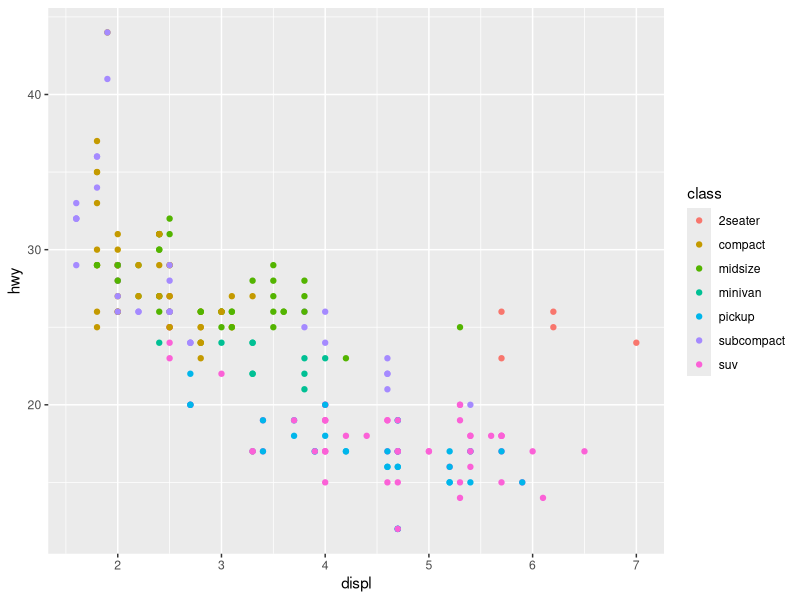
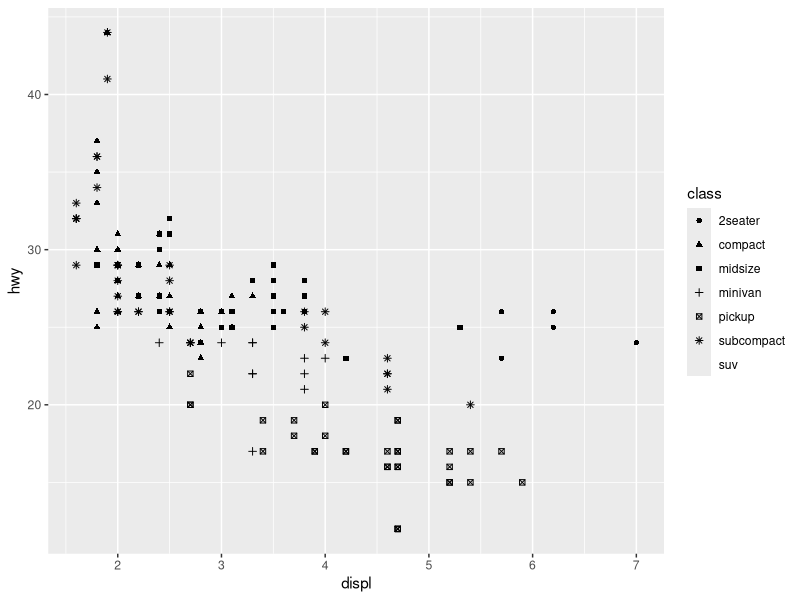
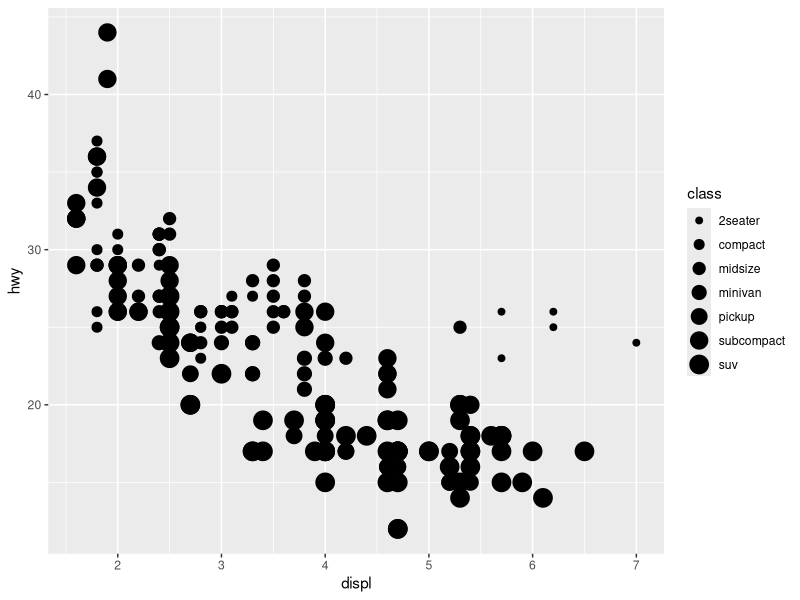
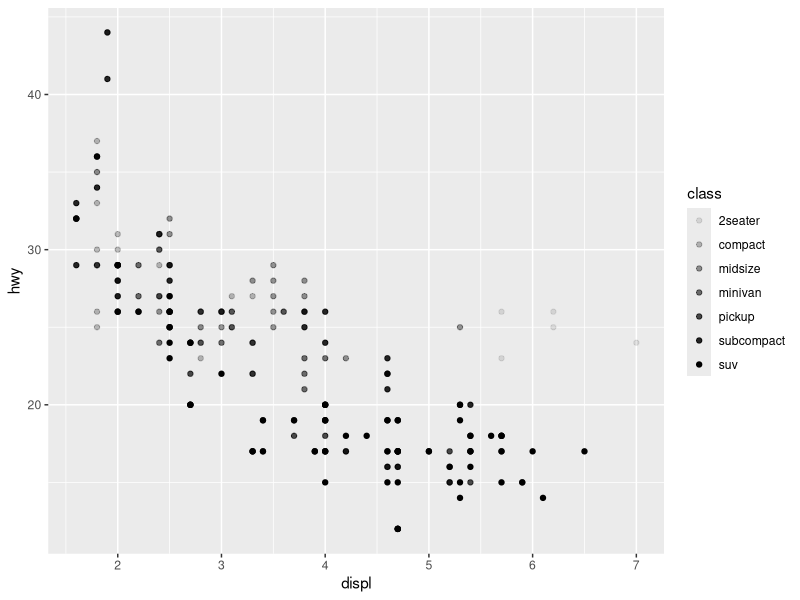
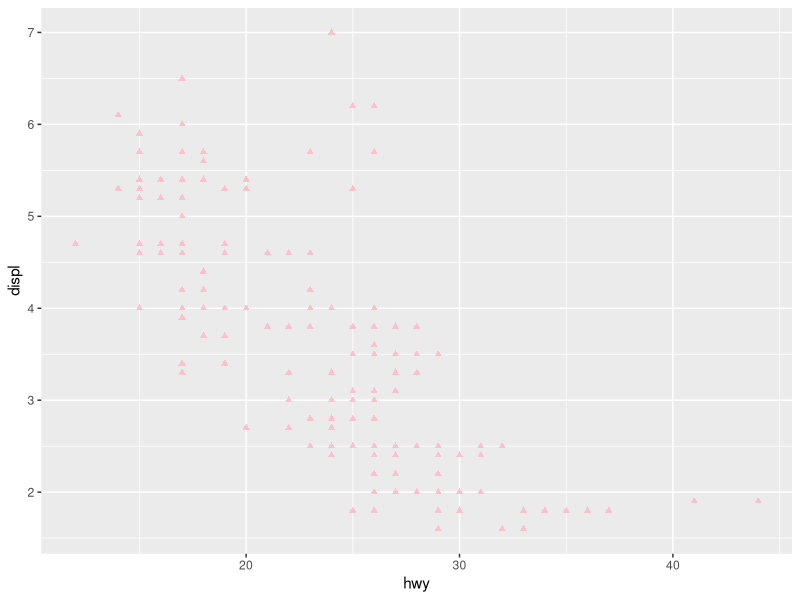
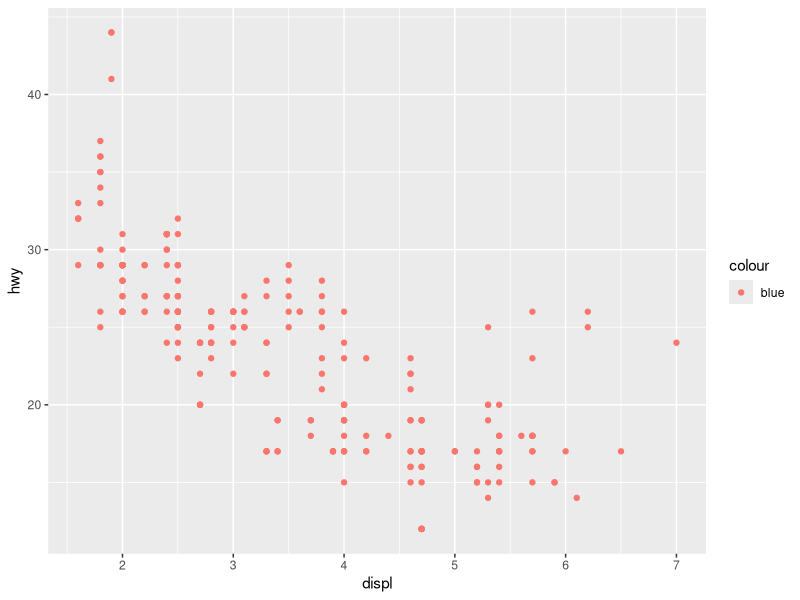
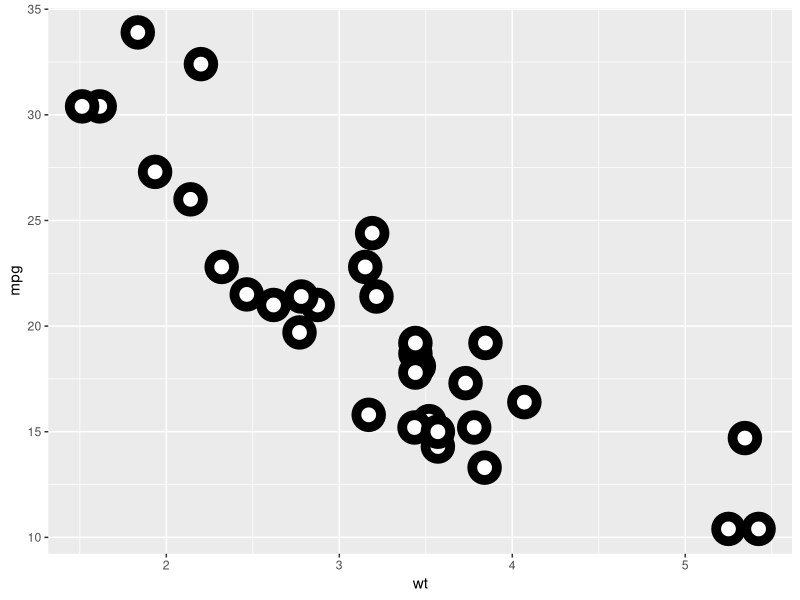
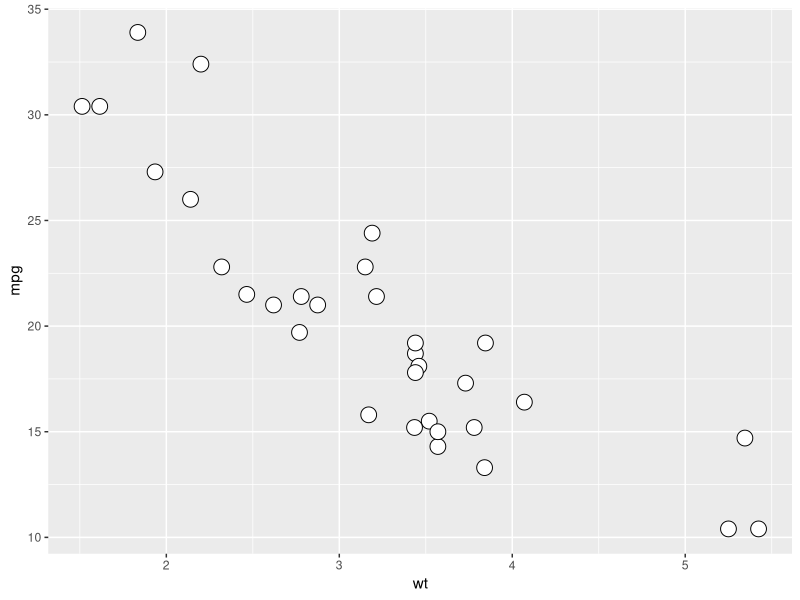

Generate these figures, in order, with R:
## ---- chunk 1
library(tidyverse)

mpg # modelos automóviles
## ---- chunk 2
ggplot(mpg, aes(x = displ, y = hwy, color = class)) +
  geom_point()

ggplot(mpg, aes(x = displ, y = hwy, shape = class)) +
  geom_point()

# Left
ggplot(mpg, aes(x = displ, y = hwy, size = class)) +
  geom_point()
#> Warning: Using size for a discrete variable is not advised.

# Right
ggplot(mpg, aes(x = displ, y = hwy, alpha = class)) +
  geom_point()
#> Warning: Using alpha for a discrete variable is not advised.
## ---- chunk 3
ggplot(mpg, aes(x = hwy, y = displ))+
  geom_point(shape = 17, color = "pink")
## ---- chunk 4
ggplot(mpg) + 
  geom_point(aes(x = displ, y = hwy, color = "blue"))

# Por el aes dentro de geom_point(), me tinca que es porque no se, como que el color azul se le asigna a otra cosa que no se ve acá

# Respuesta gemini: El código no genera puntos azules porque colocaste color = "blue" dentro de la función aes(). En ggplot2, todo lo que se escribe dentro de aes() se interpreta como una variable de los datos que se debe mapear (por lo que R crea una categoría ficticia llamada "blue" y le asigna un color por defecto de su paleta, usualmente rojo); para fijar un color estático para todos los puntos, debes escribir color = "blue" fuera de aes(), es decir, directamente como un argumento de geom_point(aes(x = displ, y = hwy), color = "blue").
## ---- chunk 5
?geom_point

# Use the stroke aesthetic to modify the width of the border

ggplot(mtcars, aes(wt, mpg)) +
  geom_point(shape = 21, colour = "black", fill = "white", size = 5, stroke = 5)

ggplot(mtcars, aes(wt, mpg)) +
  geom_point(shape = 21, colour = "black", fill = "white", size = 5)


## ---- chunk 6
ggplot(mpg, aes(x = hwy, y = drv))+
  geom_point(shape = 17, color = "pink")

ggplot(mpg, aes(x = hwy, y = drv, color = displ < 5))+
  geom_point(shape = 17, color = "pink")

# no veo diferencias...

glimpse(mpg)

ggplot(mpg, aes(x = hwy, y = drv, color = displ < 1))+
  geom_point(shape = 17, color = "pink")

# Error lo que hice! Va así, gracias GEMINI:

ggplot(mpg) +
  geom_point(aes(x = displ, y = hwy, color = displ < 5))
## ---- chunk 7
# Left
ggplot(mpg, aes(x = displ, y = hwy, shape = drv)) + # forma solo punto, no linea
  geom_smooth()

# Right
ggplot(mpg, aes(x = displ, y = hwy, linetype = drv)) + # así línea!!
  geom_smooth()

# quizás así se ve mejor, 2 geometrias un mismo gráfico:
ggplot(mpg, aes(x = displ, y = hwy, color = drv)) + 
  geom_point() +
  geom_smooth(aes(linetype = drv))
## ---- chunk 8
ggplot(mpg, aes(x = displ, y = hwy)) +
  geom_smooth(aes(group = drv)) #sin leyenda

# Right
ggplot(mpg, aes(x = displ, y = hwy)) +
  geom_smooth(aes(color = drv), show.legend = FALSE)
## ---- chunk 9
ggplot(mpg, aes(x = displ, y = hwy)) + 
  geom_point(aes(color = class)) + 
  geom_smooth()
## ---- chunk 10
ggplot(mpg, aes(x = displ, y = hwy)) + 
  geom_point() + 
  geom_point(
    data = mpg |> filter(class == "2seater"), 
    color = "red"  # para círculo rojo
  ) +
  geom_point(
    data = mpg |> filter(class == "2seater"), 
    shape = "circle open", size = 3, color = "red" # para el borde rojo
  )
## ---- chunk 11
ggplot(mpg, aes(x = hwy)) +
  geom_histogram(binwidth = 2)

ggplot(mpg, aes(x = hwy)) +
  geom_density()

ggplot(mpg, aes(x = hwy)) +
  geom_boxplot()
## ---- chunk 12
library(ggridges)

ggplot(mpg, aes(x = hwy, y = drv, fill = drv, color = drv)) +
  geom_density_ridges(alpha = 0.5, show.legend = FALSE)
#> Picking joint bandwidth of 1.28

# duda para mi, cual es la diferencia con:
ggplot(mpg, aes(x = hwy, y = drv, fill = drv, color = drv)) +
  geom_density() #claro no se ve nada

ggplot(mpg, aes(x = hwy)) +
  facet_wrap(~drv)+
  geom_density() 
  
## ---- chunk 13
glimpse(mpg)
ggplot(mpg, aes(x = cty, y = displ)) +
  geom_line()+
  geom_point() 

#cty es categorica al parecer pero horrible
## ---- chunk 14
ggplot(mpg, aes(x = displ, y = hwy)) +
  geom_smooth(aes(color = drv), show.legend = FALSE)

ggplot(mpg, aes(x = displ, y = hwy)) +
  geom_smooth(aes(color = drv))

# para que no se muestre la leyenda literalmente
## ---- chunk 15
?geom_smooth
# se: Display confidence band around smooth? (TRUE by default, see level to control.)

ggplot(mpg, aes(x = displ, y = hwy)) +
  geom_smooth(aes(color = drv), se = FALSE) #le sacamos el error o la banda de confianza alrededor
## ---- chunk 16
ggplot(mpg, aes(x = displ, y = hwy))+
  geom_point()+
  geom_smooth()

ggplot(mpg, aes(x = displ, y = hwy))+
  geom_point()+
  geom_smooth(aes(group = drv))

ggplot(mpg, aes(x = displ, y = hwy, color = drv))+
  geom_point()+
  geom_smooth()

ggplot(mpg, aes(x = displ, y = hwy))+
  geom_point(aes(color = drv))+
  geom_smooth()

ggplot(mpg, aes(x = displ, y = hwy, linetype = drv))+
  geom_point(aes(color = drv))+
  geom_smooth()

ggplot(mpg, aes(x = displ, y = hwy, linetype = drv))+
  geom_point(aes(color = drv)) +
  geom_point(shape = "circle open", size = 3, color = "white", stroke = 1)
# stroke es grosor del borde
## ---- chunk 17
# una faceta:

ggplot(mpg, aes(x = displ, y = hwy)) + 
  geom_point() + 
  facet_wrap(~cyl)

# 2 variables:

ggplot(mpg, aes(x = displ, y = hwy)) + 
  geom_point() + 
  facet_grid(drv ~ cyl)
## ---- chunk 18
ggplot(mpg, aes(x = displ, y = hwy)) + 
  geom_point() + 
  facet_grid(drv ~ cyl, scales = "free")
## ---- chunk 19
glimpse(mpg)
ggplot(mpg, aes(x = cyl, y = hwy)) + 
  geom_point() + 
  facet_wrap(~displ)

# igual deja hacerlo pero no se ve muy bien
## ---- chunk 20
ggplot(mpg) + 
  geom_point(aes(x = drv, y = cyl))

# que es "r" no hay dato con "4" y "5"
## ---- chunk 21
ggplot(mpg, aes(x = displ)) + 
  geom_histogram() + 
  facet_grid(drv ~ .) # esteeee

ggplot(mpg, aes(x = displ)) + 
  geom_histogram() +
  facet_grid(. ~ drv)
## ---- chunk 22
ggplot(mpg) + 
  geom_point(aes(x = displ, y = hwy)) +
  facet_grid(drv ~ .)

ggplot(mpg) + 
  geom_point(aes(x = displ, y = hwy)) +
  facet_wrap(~drv, ncol = 1, strip.position = "right") # gracias gemini
## ---- chunk 23
ggplot(diamonds, aes(x = cut)) + 
  geom_bar()
## ---- chunk 24
?geom_bar # dice "stat = "count", significa que geom_bar() usa stat_count()

diamonds |>
  count(cut) |>
  ggplot(aes(x = cut, y = n)) +
  geom_bar(stat = "identity")

# grafico de proporciones:
ggplot(diamonds, aes(x = cut, y = after_stat(prop), group = 1)) + 
  geom_bar()
## ---- chunk 25
ggplot(diamonds) + 
  stat_summary(
    aes(x = cut, y = depth),
    fun.min = min,
    fun.max = max,
    fun = median
  )
## ---- chunk 26
ggplot(diamonds, aes(x = cut, y = depth)) + 
  geom_boxplot()

# según gemini grax:

ggplot(diamonds) + 
  geom_pointrange(
    aes(x = cut, y = depth),
    stat = "summary",  #Le indicamos que calcule un resumen estadístico
    fun.min = min,
    fun.max = max,
    fun = median
  )
## ---- chunk 27
glimpse(diamonds)
# ggplot(diamonds, aes(x=cut))+
#   geom_col()

# error lo anterior, requiere eje y

ggplot(diamonds, aes(x = cut, y = carat))+
  geom_col()

# yo entiendo que geom_bar() calcula una estadística, en cambio geom_col() solo grafica la relación entre 2 variables

## ---- chunk 28
ggplot(diamonds, aes(x = cut, y = after_stat(prop))) + 
  geom_bar()
ggplot(diamonds, aes(x = cut, fill = color, y = after_stat(prop))) + 
  geom_bar()
## ---- chunk 29
ggplot(mpg, aes(x = drv, color = drv)) + 
  geom_bar()

ggplot(mpg, aes(x = drv, fill = drv)) + 
  geom_bar()
## ---- chunk 30
ggplot(mpg, aes(x = drv, fill = class)) + 
  geom_bar()
## ---- chunk 31
ggplot(mpg, aes(x = drv, fill = class)) + 
  geom_bar(alpha = 1/5, position = "identity")

ggplot(mpg, aes(x = drv, color = class)) + 
  geom_bar(fill = NA, position = "identity")
## ---- chunk 32
# Left
ggplot(mpg, aes(x = drv, fill = class)) + 
  geom_bar(position = "fill")

# Right
ggplot(mpg, aes(x = drv, fill = class)) + 
  geom_bar(position = "dodge")
## ---- chunk 33
ggplot(mpg, aes(x = displ, y = hwy)) + 
  geom_point(position = "jitter")
## ---- chunk 34
ggplot(mpg, aes(x = cty, y = hwy)) + 
  geom_point()

# mejorar:
ggplot(mpg, aes(x = cty, y = hwy)) + 
  geom_jitter()
## ---- chunk 35
ggplot(mpg, aes(x = displ, y = hwy)) +
  geom_point()

ggplot(mpg, aes(x = displ, y = hwy)) +
  geom_point(position = "identity")

# muestra lo mismo pero es la forma de escribirlo. El primer código no especifica ninguna posición, por lo que ggplot2 aplica la de por defecto ("identity"). El segundo código escribe explícitamente position = "identity".
## ---- chunk 36
nz <- map_data("nz")

ggplot(nz, aes(x = long, y = lat, group = group)) +
  geom_polygon(fill = "white", color = "black")

ggplot(nz, aes(x = long, y = lat, group = group)) +
  geom_polygon(fill = "white", color = "black") +
  coord_quickmap()
## ---- chunk 37
bar <- ggplot(data = diamonds) + 
  geom_bar(
    mapping = aes(x = clarity, fill = clarity), 
    show.legend = FALSE,
    width = 1
  ) + 
  theme(aspect.ratio = 1)

bar + coord_flip()
bar + coord_polar()
## ---- chunk 38
ggplot(data = mpg, mapping = aes(x = cty, y = hwy)) +
  geom_point() + 
  geom_abline() +
  coord_fixed()
